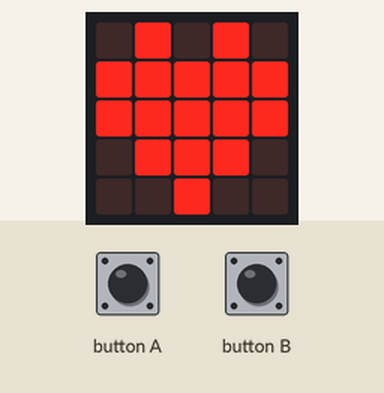
Recording of a program running on a simulated BBC micro:bit running MicroPython. On the bench: the board's 5×5 LED display. The test bench sets the inputs (shaded band).

Above: at 1.2 s.
1.3 s: button A pressed for 0.15 s
At 2.0 s:
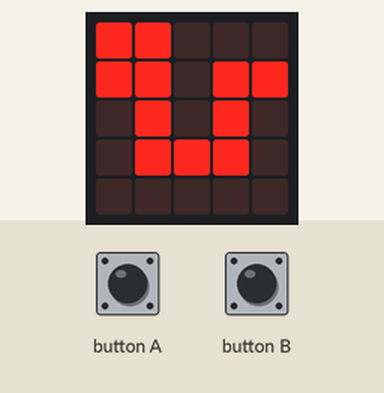
2.9 s: button A pressed for 1 s
At 3.4 s:
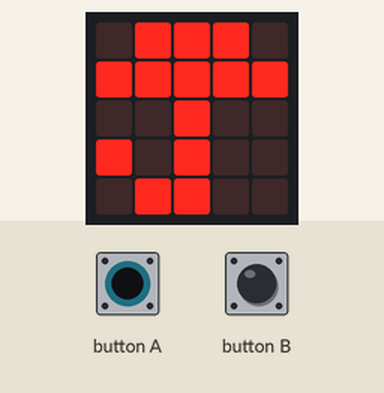
5.4 s: button A pressed for 0.15 s
At 6.6 s:
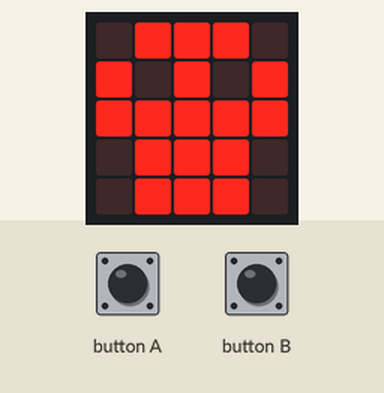
7.0 s: button A pressed for 3.2 s
At 8.0 s:
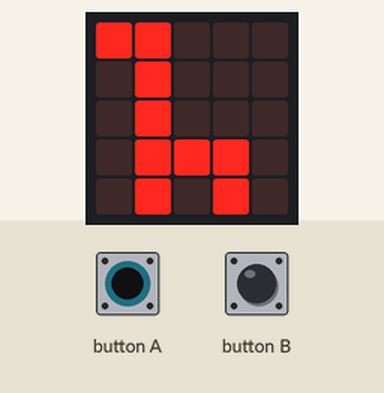
11.7 s: button A pressed for 0.15 s
At 12.9 s:
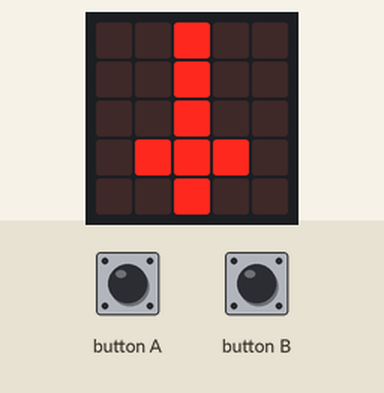
13.3 s: button A pressed for 1 s
At 14.4 s:
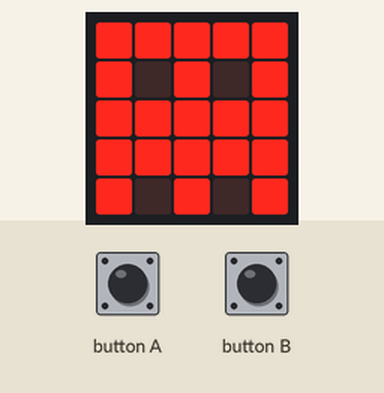
Timing chart, 0 to 16.3 s (numbered marks = the images above; inputs shaded):
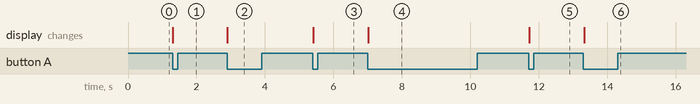

Measured:
- after the input at 1.3 s, the display: changes at once (image 1)
- after the input at 2.9 s, the display: changes at once (image 2)
- after the input at 5.4 s, the display: changes at once (image 3)
- after the input at 7.0 s, the display: changes at once (image 4)
- after the input at 11.7 s, the display: changes at once (image 5)
- after the input at 13.3 s, the display: changes at once (image 6)

The program:

images.py
```python
# comprehensive list of all built-in images:

from microbit import *


imgs = ['HEART', 'HEART_SMALL', 'HAPPY', 'SMILE', 'SAD', 'CONFUSED', 'ANGRY',
        'ASLEEP', 'SURPRISED', 'SILLY', 'FABULOUS', 'MEH', 'YES', 'NO',
        'CLOCK12', 'CLOCK11', 'CLOCK10', 'CLOCK9', 'CLOCK8', 'CLOCK7', 'CLOCK6',
        'CLOCK5', 'CLOCK4', 'CLOCK3', 'CLOCK2', 'CLOCK1', 'ARROW_N', 'ARROW_NE',
        'ARROW_E', 'ARROW_SE', 'ARROW_S', 'ARROW_SW', 'ARROW_W', 'ARROW_NW',
        'TRIANGLE', 'TRIANGLE_LEFT', 'CHESSBOARD', 'DIAMOND', 'DIAMOND_SMALL',
        'SQUARE', 'SQUARE_SMALL', 'RABBIT', 'COW', 'MUSIC_CROTCHET',
        'MUSIC_QUAVER', 'MUSIC_QUAVERS', 'PITCHFORK', 'XMAS', 'PACMAN',
        'TARGET', 'TSHIRT', 'ROLLERSKATE', 'DUCK', 'HOUSE', 'TORTOISE',
        'BUTTERFLY', 'STICKFIGURE', 'GHOST', 'SWORD', 'GIRAFFE', 'SKULL',
        'UMBRELLA', 'SNAKE']

i = 0
display.show(getattr(Image, imgs[0]))

while True:
    sleep(100 )

    if button_a.get_presses() > 0:
        i = (i - 1) % len(imgs)
        display.show(getattr(Image, imgs[i]))
    if button_b.get_presses() > 0:
        i = (i + 1) % len(imgs)
        display.show(getattr(Image, imgs[i]))
```
